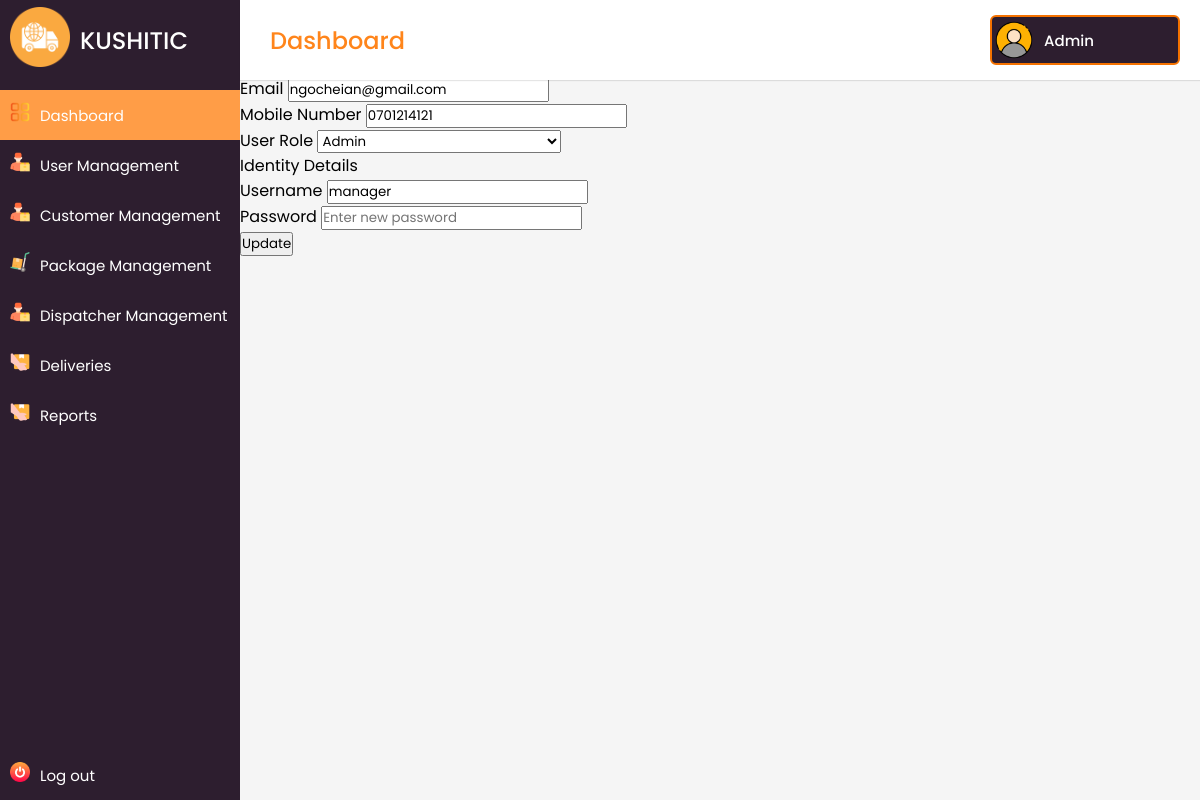
Page /main/admin/edit_user.php?user_id=2 on the committed database.
### tables this page shows
CREATE TABLE `users_tbl` (
  `id` int(11) NOT NULL,
  `role` varchar(255) NOT NULL,
  `username` varchar(50) NOT NULL,
  `password` varchar(255) NOT NULL,
  `created_at` timestamp NOT NULL DEFAULT current_timestamp(),
  `Status` int(11) DEFAULT NULL
);

CREATE TABLE `employees_tbl` (
  `id` int(11) NOT NULL,
  `emply_id` int(11) DEFAULT NULL,
  `first_name` varchar(50) NOT NULL,
  `last_name` varchar(50) NOT NULL,
  `email` varchar(100) NOT NULL,
  `phone` varchar(20) DEFAULT NULL,
  `created_at` timestamp NOT NULL DEFAULT current_timestamp()
);

### main/admin/edit_user.php (the view, shortened to what this page needs)
<?php
include('includes/header.php');
if ($_SERVER["REQUEST_METHOD"] == "POST") {
    $userId = $_POST['user_id'];
    $fullName = $_POST['full_name'];
    $dob = $_POST['dob'];
    $email = $_POST['email'];
    $phone = $_POST['phone'];
    $gender = $_POST['gender'];
    $occupation = $_POST['occupation'];
    $username = $_POST['username'];
    $password = password_hash($_POST['password'], PASSWORD_BCRYPT);
    $nameParts = explode(" ", $fullName);
    $firstName = $nameParts[0];
    $lastName = isset($nameParts[1]) ? $nameParts[1] : '';
    $sql_check = "SELECT id FROM users_tbl WHERE username = ? AND id != ?";
    $stmt_check = $conn->prepare($sql_check);
    $stmt_check->bind_param("si", $username, $userId);
    $stmt_check->execute();
    $stmt_check->store_result();
    if ($stmt_check->num_rows > 0) {
        echo "<script>
                alert('Username already exists. Please choose a different username.');
                window.location.href = 'edit_user.php?user_id=$userId';
              </script>";
    } else {
        $sql_users = "UPDATE users_tbl SET role = ?, username = ?, password = ? WHERE id = ?";
        $stmt_users = $conn->prepare($sql_users);
        $stmt_users->bind_param("sssi", $occupation, $username, $password, $userId);
        if ($stmt_users->execute()) {
            $sql_employees = "UPDATE employees_tbl SET first_name = ?, last_name = ?, email = ?, phone = ? WHERE emply_id = ?";
            $stmt_employees = $conn->prepare($sql_employees);
            $stmt_employees->bind_param("ssssi", $firstName, $lastName, $email, $phone, $userId);
            if ($stmt_employees->execute()) {
                echo "<script>
                        alert('Update successful!');
                        window.location.href = 'all_users.php';
                      </script>";
            } else {
                echo "<script>
                        alert('Error in employee update.');
                        window.location.href = 'edit_user.php?user_id=$userId';
                      </script>";
            }
        } else {
            echo "<script>
                    alert('Error in user update.');
                    window.location.href = 'edit_user.php?user_id=$userId';
                  </script>";
        }
    }
    $stmt_check->close();
    $stmt_users->close();
    $stmt_employees->close();
    $conn->close();
} else {
    $userId = $_GET['user_id'];
    $sql_user = "SELECT * FROM users_tbl LEFT JOIN employees_tbl ON users_tbl.id = employees_tbl.emply_id WHERE users_tbl.id = ?";
    $stmt_user = $conn->prepare($sql_user);
    $stmt_user->bind_param("i", $userId);
    $stmt_user->execute();
    $result = $stmt_user->get_result();
    if ($result->num_rows > 0) {
        $user = $result->fetch_assoc();
    } else {
        echo "<script>
                alert('User not found.');
                window.location.href = 'all_users.php';
              </script>";
    }
}
?>
<div class="container">
    <header>Edit User</header>
    <form action="" method="POST">
        <div class="form first">
            <div class="details personal">
                <span class="title">Personal Details</span>
                <div class="fields">
                    <div class="input-field">
                        <label>Full Name</label>
                    </div>
                    <div class="input-field">
                        <label>Email</label>
                        <input type="email" name="email" value="<?php echo $user['email']; ?>" placeholder="Enter your email" required>
                    </div>
                    <div class="input-field">
                        <label>Mobile Number</label>
                        <input type="text" name="phone" value="<?php echo $user['phone']; ?>" placeholder="Enter mobile number" required>
                    </div>
                    <div class="input-field">
                        <label>User Role</label>
                        <select name="occupation" required>
                            <option value="Admin" <?php if ($user['role'] == 'Admin') echo 'selected'; ?>>Admin</option>
                        </select>
                    </div>
                </div>
            </div>
            <div class="details ID">
                <span class="title">Identity Details</span>
                <div class="fields">
                    <div class="input-field">
                        <label>Username</label>
                        <input type="text" name="username" value="<?php echo $user['username']; ?>" placeholder="Enter username" required>
                    </div>
                    <div class="input-field">
                        <label>Password</label>
                        <input type="password" name="password" placeholder="Enter new password" required>
                    </div>
                </div>
                <button type="submit" class="nextBtn">
                    <span class="btnText">Update</span>
                </button>
            </div>
        </div>
    </form>
</div>
<?php include('includes/footer.php'); ?>

### main/admin/assets/css/style.css (style rules this page uses)
:root { --white-color: #ffffff; --custom-gray-color: #d5d5d5; --dark-purple: #2D1E2F; --custom-primary-color: #ff851b; --custom-primary-hover-color: #FF9D47; --custom-text-color: #F57200; --text-dark: #000; --danger: #fa0808; --danger-hover: #f82b2b; --success: #015012; }
* { margin: 0; padding: 0; box-sizing: border-box; font-family: 'Poppins', sans-serif; }
body { min-height: 100%; }

### rows in the picture
users_tbl: email "ngocheian@gmail.com", phone "0701214121", username "manager"
